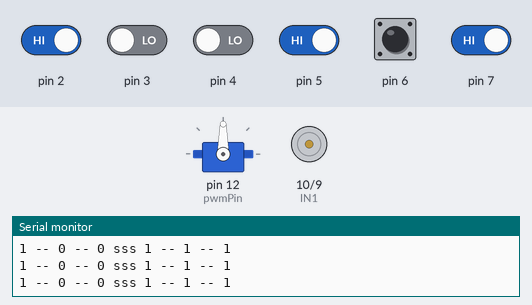
Bench run of a sketch on a simulated Arduino Uno, built with avr-gcc and run on an emulated ATmega328P. Shown: servo, motor-driver pin pairs drawn as motors (green arrow = first pin HIGH = forward, orange = second pin HIGH = backward, longer = more drive, scaled by the enable pin), the last lines printed to the serial monitor. Inputs (shaded band) come from the test bench; at power-on: pin 2, pin 5–7 HIGH, pin 3, pin 4 LOW.

Above: at 1.4 s.
1.5 s: pin 3 driven HIGH
At 1.9 s:
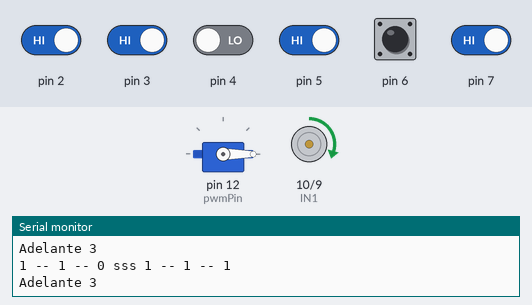
3.0 s: pin 7 driven LOW
At 4.2 s:
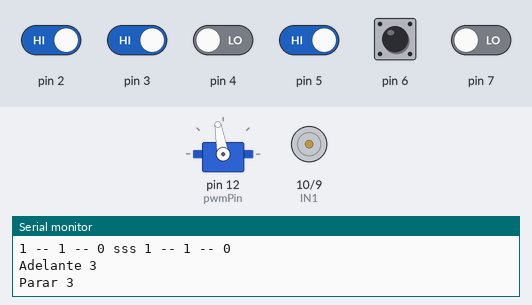
4.5 s: pin 7 driven HIGH
At 5.7 s:
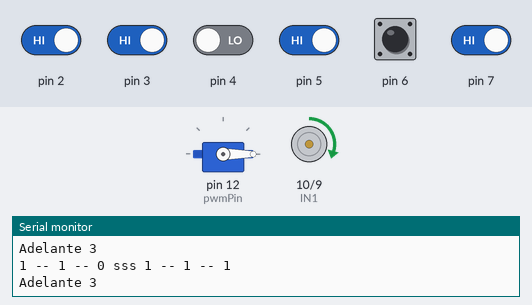
6.0 s: pin 2 driven LOW and pin 4 driven HIGH
At 7.0 s:
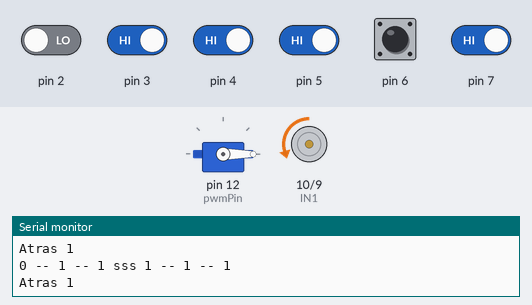
7.5 s: pin 5 driven LOW
At 8.2 s:
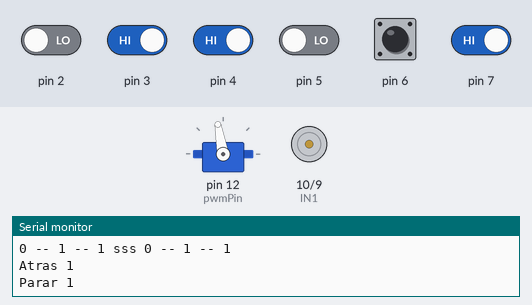
9.0 s: pin 2 driven HIGH and pin 3 driven LOW
At 9.6 s:
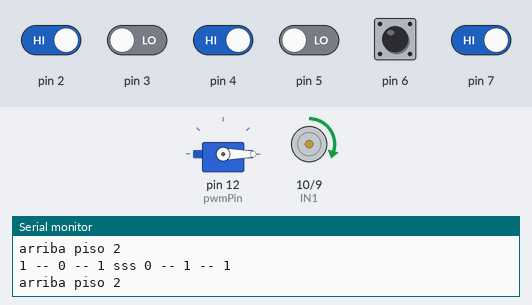
Timing chart, 0 to 11.8 s (numbered marks = the images above; inputs shaded):
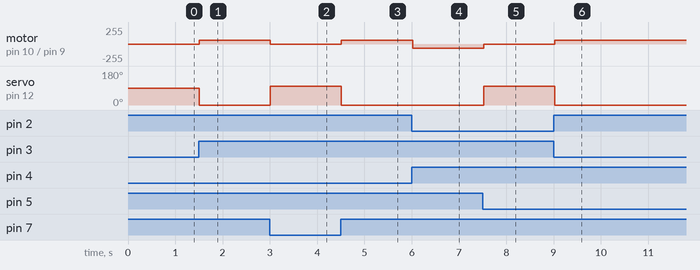

Measured:
- after the input at 1.5 s, motor on pin 10 (IN1) / pin 9 (IN2): stopped → forward 60/255 at once; servo on pin 12 (pwmPin): 90° → 0° at once
- after the input at 3.0 s, motor on pin 10 (IN1) / pin 9 (IN2): forward 60/255 → stopped at once; servo on pin 12 (pwmPin): 0° → 100° at once
- after the input at 4.5 s, motor on pin 10 (IN1) / pin 9 (IN2): stopped → forward 60/255 at once; servo on pin 12 (pwmPin): 100° → 0° at once
- after the input at 6.0 s, motor on pin 10 (IN1) / pin 9 (IN2): forward 60/255 → backward 60/255 at once
- after the input at 7.5 s, motor on pin 10 (IN1) / pin 9 (IN2): backward 60/255 → stopped at once; servo on pin 12 (pwmPin): 0° → 100° at once
- after the input at 9.0 s, motor on pin 10 (IN1) / pin 9 (IN2): stopped → forward 60/255 at once; servo on pin 12 (pwmPin): 100° → 0° at once

The sketch:

ascensor.ino
```cpp
#include<Servo.h>
// Motor A

int ENA = 11;
int IN1 = 10;
int IN2 = 9;

int v1=0;
int v2=0;
int v3=0;

const int pwmPin = 12; // Servo3 pin3 PWM
Servo servo;


void setup ()
{
  Serial.begin(9600);
  //servo en 0
  pinMode (pwmPin, OUTPUT);
  servo.attach(pwmPin);
 // Declaramos todos los pines como salidas
  pinMode (ENA, OUTPUT);
  pinMode (IN1, OUTPUT);
  pinMode (IN2, OUTPUT);


  pinMode(2,INPUT);
  pinMode(3,INPUT);
  pinMode(4,INPUT);

  pinMode(5,INPUT);
  pinMode(6,INPUT);
  pinMode(7,INPUT);
}

void Adelante ()
{
 //Direccion motor A
 digitalWrite (IN1, HIGH);
 digitalWrite (IN2, LOW);
 analogWrite (ENA, 60); //Velocidad motor A
 //Direccion motor B
}


void Atras ()
{
 //Direccion motor A
 digitalWrite (IN1, LOW);
 digitalWrite (IN2, HIGH);
 analogWrite (ENA, 60); //Velocidad motor A
 //Direccion motor B
}

void Parar ()
{
 //Direccion motor A
 digitalWrite (IN1, LOW);
 digitalWrite (IN2, LOW);
 analogWrite (ENA, 0); //Velocidad motor A
 //Direccion motor B
}

void loop ()
{

  int p1 = digitalRead(2);
  int p2 = digitalRead(3);
  int p3 = digitalRead(4);

  int f1 = digitalRead(5);
  int f2 = digitalRead(6);
  int f3 = digitalRead(7);

  // print out the value you read:
  Serial.print(p1);
  Serial.print(" -- ");
  Serial.print(p2);
  Serial.print(" -- ");
  Serial.print(p3);
   Serial.print(" sss ");

    Serial.print(f1);
    Serial.print(" -- ");
    Serial.print(f2);
    Serial.print(" -- ");
    Serial.println(f3);


//logica

///////////////////////////////////////////////// piso 1
 if (p1==0 & p2==1 & p3==1)
  {
  // abajo
  v1=1;
  digitalWrite (IN1, LOW);
  digitalWrite (IN2, HIGH);
  analogWrite (ENA, 60); //Velocidad motor A
  Serial.println("Atras 1");
  servo.write(0);
  }
  //////////////////////////////////////////////// piso 2 arriba
 if (p1==1 & p2==0 & p3==1 & f1==0)
  {
    //arriba
    v2=1;
     digitalWrite (IN1, HIGH);
     digitalWrite (IN2, LOW);
     analogWrite (ENA, 60); //Velocidad motor A
     Serial.println("arriba piso 2");
     servo.write(0);
  }
  //////////////////////////////////////////////// piso 2 abajo
 if (p1==1 & p2==0 & p3==1 & f3==0)
  {
    //abajo
    v2=1;
     digitalWrite (IN1, LOW);
     digitalWrite (IN2, HIGH);
     analogWrite (ENA, 60); //Velocidad motor A
     Serial.println("abajo piso 2");
     servo.write(0);
  }


  /////////////////////////////////////////////// piso 3
 if (p1==1 & p2==1 & p3==0 )
  {
    //arriba
    v3=1;
      digitalWrite (IN1, HIGH);
     digitalWrite (IN2, LOW);
     analogWrite (ENA, 60); //Velocidad motor A
     Serial.println("Adelante 3");
     servo.write(0);
  }

//condicion 1
   if (v1==1 & f1==0)
  {
     Parar ();
     Serial.println("Parar 1");
     servo.write(100);

     v1=0;
  }

   if (v2==1 & f2==0)
  {
     Parar ();
     Serial.println("Parar 2");
     servo.write(100);
     v2=0;
  }
     if (v3==1 & f3==0)
  {
     Parar ();
     Serial.println("Parar 3");
     servo.write(100);
     v3=0;
  }


 delay(300);

  }
```
